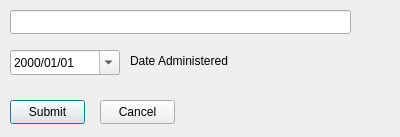
<?xml version="1.0" encoding="UTF-8"?>
<ui version="4.0">
 <class>AddInjectionDialog</class>
 <widget class="QDialog" name="AddInjectionDialog">
  <property name="geometry">
   <rect>
    <x>0</x>
    <y>0</y>
    <width>400</width>
    <height>137</height>
   </rect>
  </property>
  <property name="windowTitle">
   <string>AddInjectionDialog</string>
  </property>
  <widget class="QLineEdit" name="typeEdit">
   <property name="geometry">
    <rect>
     <x>10</x>
     <y>10</y>
     <width>341</width>
     <height>24</height>
    </rect>
   </property>
   <property name="text">
    <string/>
   </property>
  </widget>
  <widget class="QPushButton" name="submit">
   <property name="geometry">
    <rect>
     <x>10</x>
     <y>100</y>
     <width>75</width>
     <height>24</height>
    </rect>
   </property>
   <property name="text">
    <string>Submit</string>
   </property>
  </widget>
  <widget class="QPushButton" name="cancel">
   <property name="geometry">
    <rect>
     <x>100</x>
     <y>100</y>
     <width>75</width>
     <height>24</height>
    </rect>
   </property>
   <property name="text">
    <string>Cancel</string>
   </property>
  </widget>
  <widget class="QDateEdit" name="dateEdit">
   <property name="geometry">
    <rect>
     <x>10</x>
     <y>50</y>
     <width>110</width>
     <height>25</height>
    </rect>
   </property>
   <property name="dateTime">
    <datetime>
     <hour>19</hour>
     <minute>0</minute>
     <second>0</second>
     <year>2000</year>
     <month>1</month>
     <day>1</day>
    </datetime>
   </property>
   <property name="displayFormat">
    <string>yyyy/MM/dd</string>
   </property>
   <property name="calendarPopup">
    <bool>true</bool>
   </property>
   <property name="timeSpec">
    <enum>Qt::TimeSpec::LocalTime</enum>
   </property>
  </widget>
  <widget class="QLabel" name="label">
   <property name="geometry">
    <rect>
     <x>130</x>
     <y>50</y>
     <width>121</width>
     <height>21</height>
    </rect>
   </property>
   <property name="text">
    <string>Date Administered</string>
   </property>
  </widget>
 </widget>
 <resources/>
 <connections/>
</ui>
